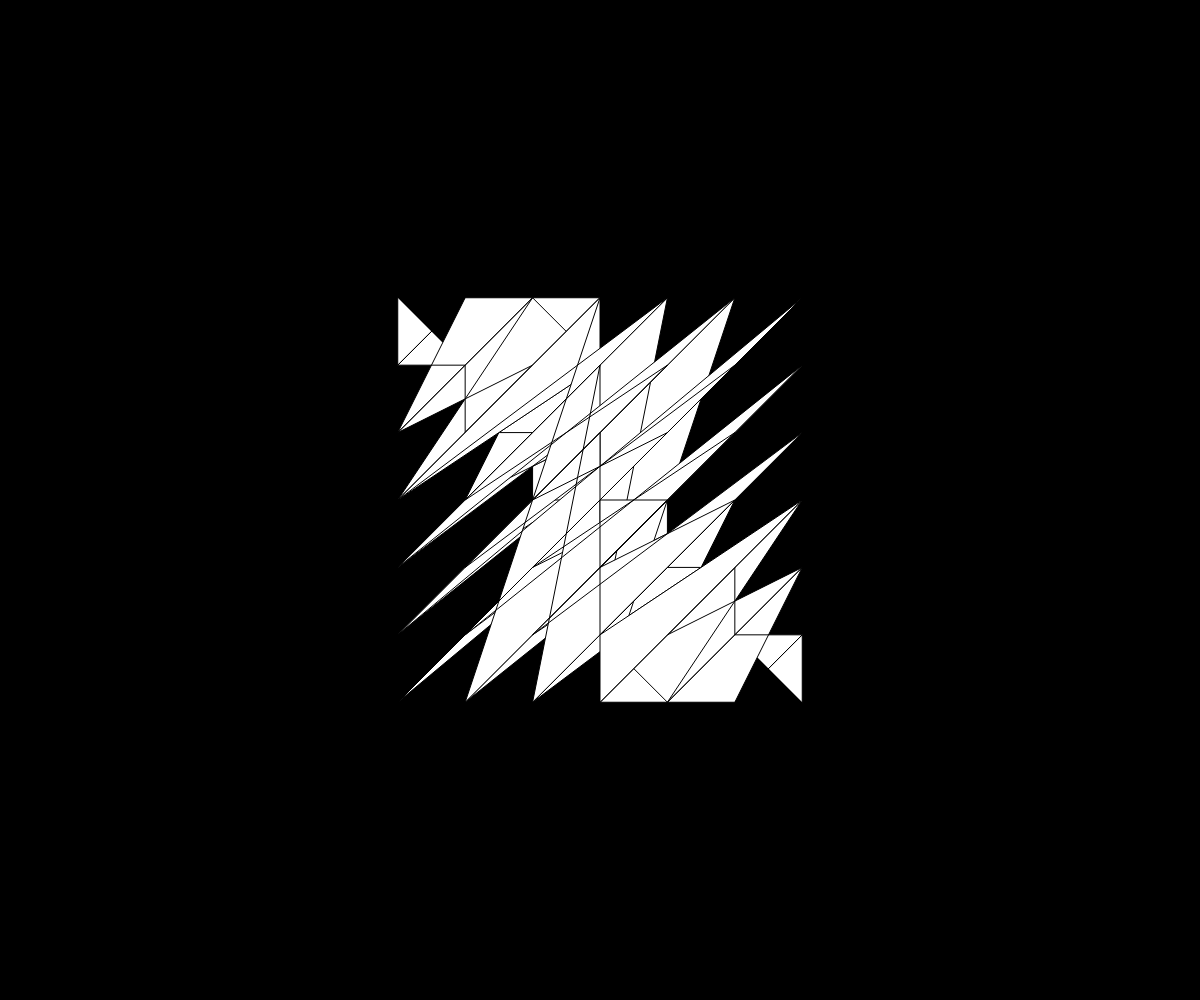
Frame 1 (no input)
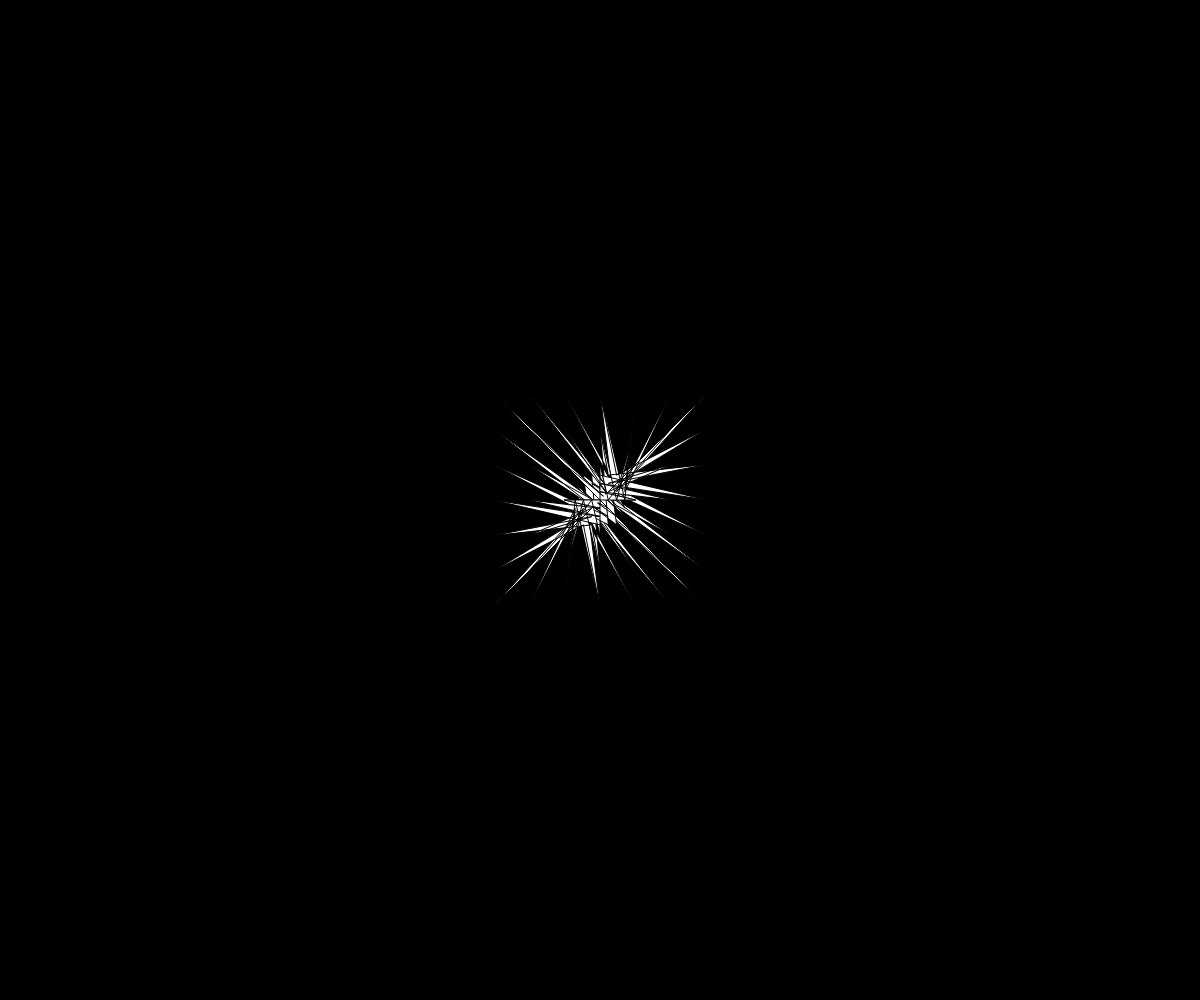
Frame 60 (no input)
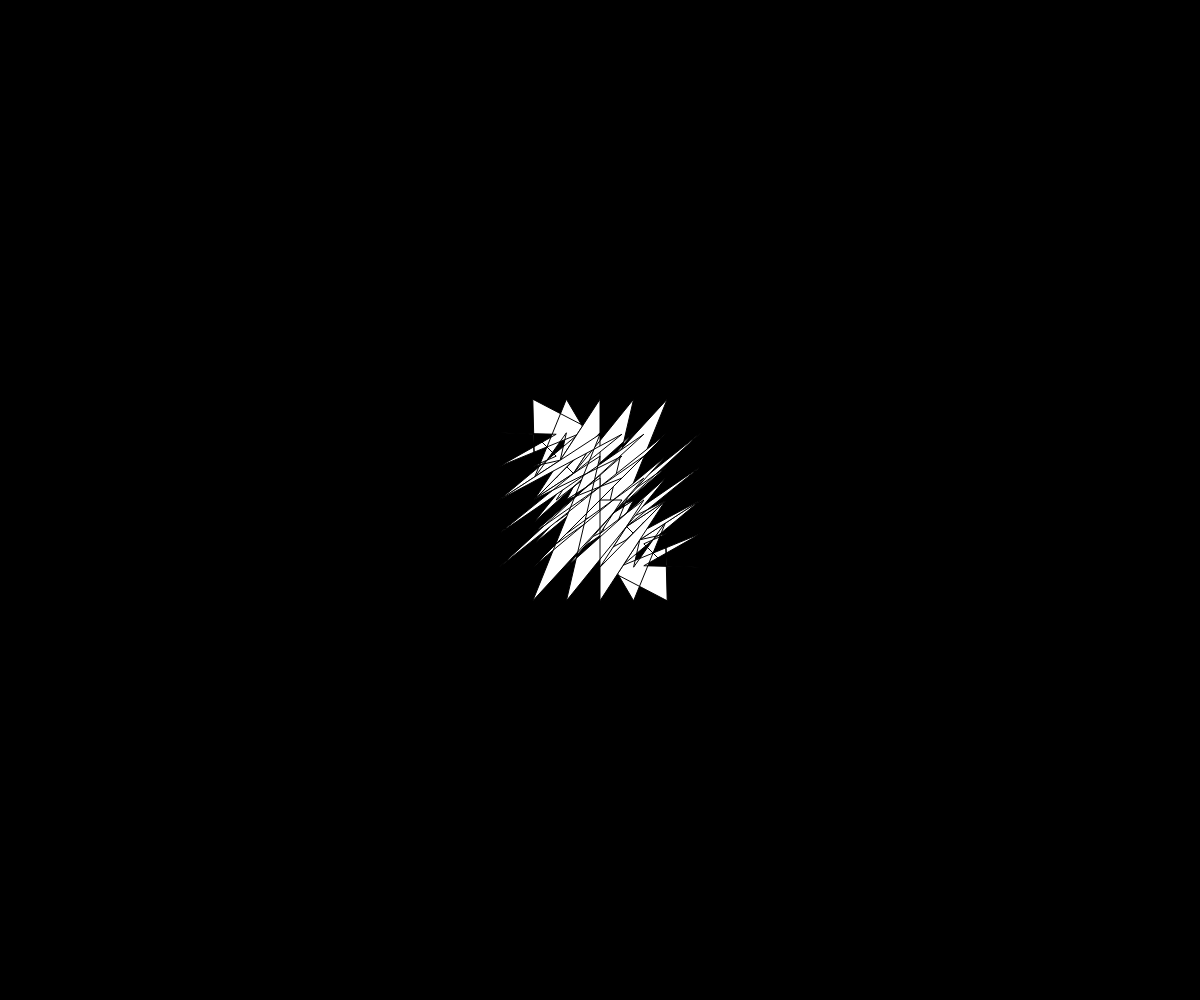
Frame 120 (the mouse pressed at the canvas centre since frame 60)

The p5.js sketch that drew these frames (run headless with seeded random() and noise() and a simulated clock; from frame 60 on, the mouse is pressed at the canvas centre):

// p5.js sketch
// ── sketch.js
var start = 0;
var start2 = 0;
var angle = 0;

function setup() {
  createCanvas(windowWidth, windowHeight);
}

function draw() {
  background(0);
  
  translate(width/2,height/2);
 // rotate(angle);
  var n = map(noise(start)*10, 0, 10, -10, 15);
  var m = map(noise(start2)*10, 0, 10, -10, 15);
  fill(255);
  // noFill();
   stroke(0);
  beginShape();
    for (let y = 0; y< 40; y += 10){
      for (let x = 0; x< 40; x += 10){
        vertex(x*n, y*n);
        vertex(y*m, x*m);
    }
  }
  endShape();
  
    beginShape();
    for (let y = 0; y< 40; y += 10){
      for (let x = 0; x< 40; x += 10){
        vertex(-x*n, -y*n);
        vertex(-y*m, -x*m);
    }
  }
  endShape();
  
      beginShape();
    for (let y = 0; y< 40; y += 10){
      for (let x = 0; x< 40; x += 10){
        vertex(-x*n, y*n);
        vertex(y*m, -x*m);
    }
  }
  endShape();
  
        beginShape();
    for (let y = 0; y< 40; y += 10){
      for (let x = 0; x< 40; x += 10){
        vertex(x*n, -y*n);
        vertex(-y*m, x*m);
    }
  }
  endShape();
  angle += 0.02;
  start+=0.04;
  start2+=0.02;
}
